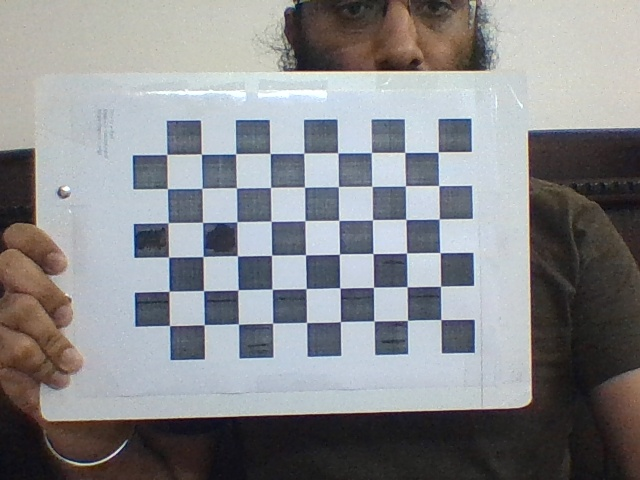
//> input picture data/calib_images/ChessBoard/Frame_1.jpg, 640 x 480 px
$ ./HistEqualization ../../data/calib_images/ChessBoard/Frame_1.jpg   (built with g++ and OpenCV 4)
//> lines starting //> are read from the running program, lines starting //| are printed output that depends on the picture
#include <opencv2/highgui.hpp>
#include <opencv2/imgproc.hpp>

#include <iostream>

using namespace cv;
using namespace std;


int main(int argc, char **argv)
{
    //! [Load image]
    Mat src = imread(argv[1], IMREAD_COLOR);
//> src is the input picture: 480 rows x 640 cols, CV_8UC3; mean B, G, R 140, 137.1, 135.8
    if (src.empty())
    {
        cout << "I Could not open or find the image!\n"
             << endl;
        cout << "Usage: " << argv[0] << " <Input image>" << endl;
        return -1;
    }
    //! [Load image]

    //! [Convert to grayscale]
    cvtColor(src, src, COLOR_BGR2GRAY);
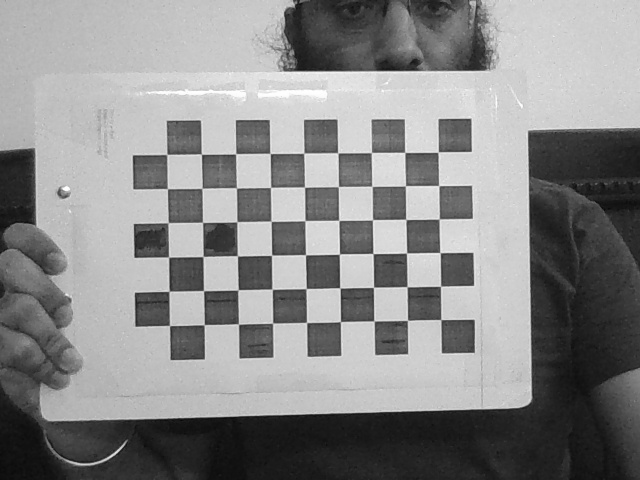
//> src: 480 rows x 640 cols, CV_8UC1; min 7, max 255, mean 137
    //! [Convert to grayscale]

    //! [Apply Histogram Equalization]
    Mat dst;
    equalizeHist(src, dst);
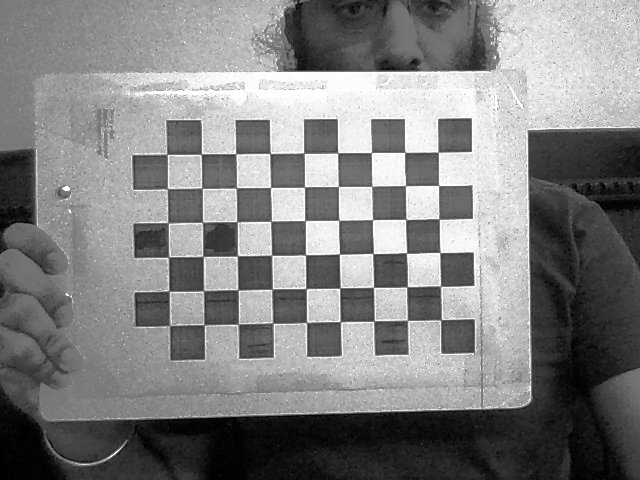
//> dst: 480 rows x 640 cols, CV_8UC1; min 0, max 255, mean 128.6
    //! [Apply Histogram Equalization]

    //! [Display results]
    imshow("Source image", src);
    imshow("Equalized Image", dst);
    //! [Display results]

    //! [Wait until user exits the program]
    waitKey();
    //! [Wait until user exits the program]

    return 0;
}

$ run again, on data/calib_images/ChessBoard/Frame_11.jpg
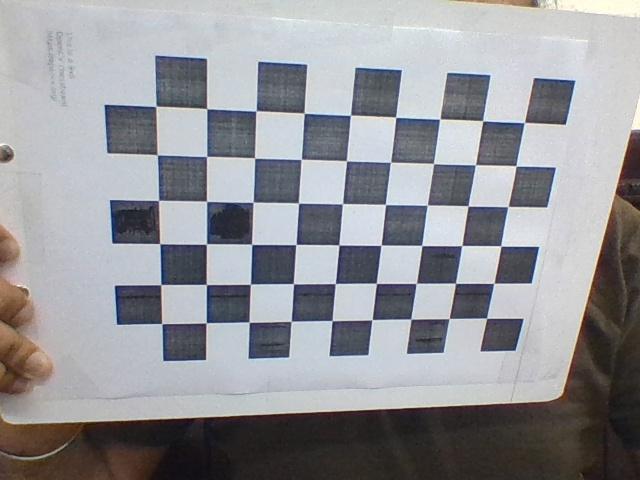
//> input picture data/calib_images/ChessBoard/Frame_11.jpg, 640 x 480 px
//> src is the input picture: 480 rows x 640 cols, CV_8UC3; mean B, G, R 152.8, 148.7, 148
//> `cvtColor(src, src, COLOR_BGR2GRAY);`:
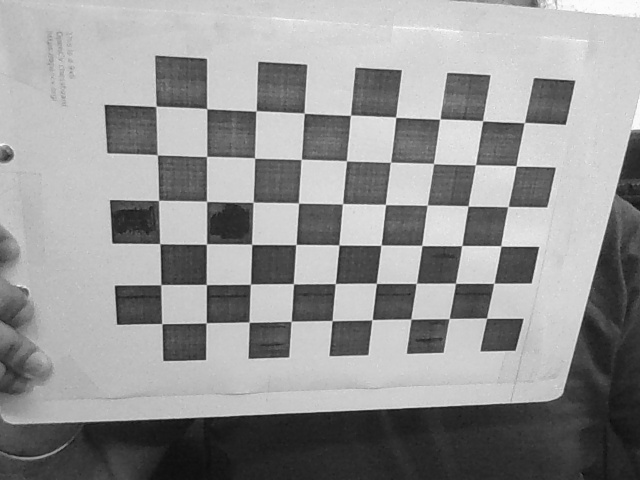
//> src: 480 rows x 640 cols, CV_8UC1; min 8, max 254, mean 149
//> `equalizeHist(src, dst);`:
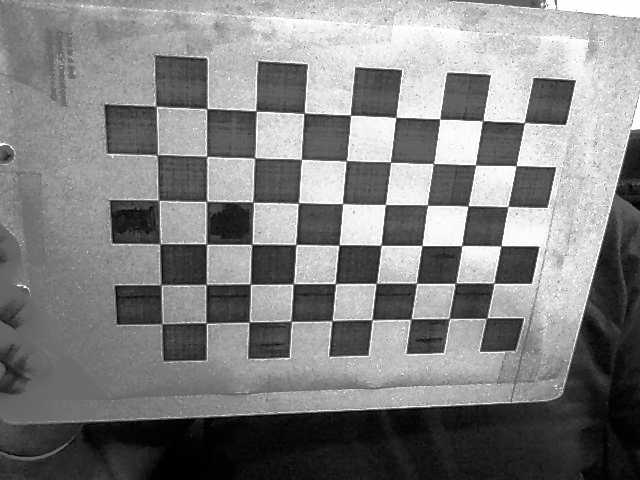
//> dst: 480 rows x 640 cols, CV_8UC1; min 0, max 255, mean 128.8

$ run again, on data/calib_images/ChessBoard/Frame_12.jpg
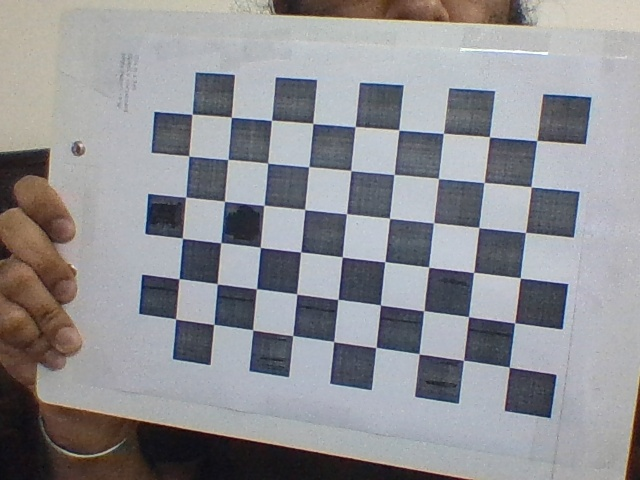
//> input picture data/calib_images/ChessBoard/Frame_12.jpg, 640 x 480 px
//> src is the input picture: 480 rows x 640 cols, CV_8UC3; mean B, G, R 147.9, 143.8, 143.6
//> `cvtColor(src, src, COLOR_BGR2GRAY);`:
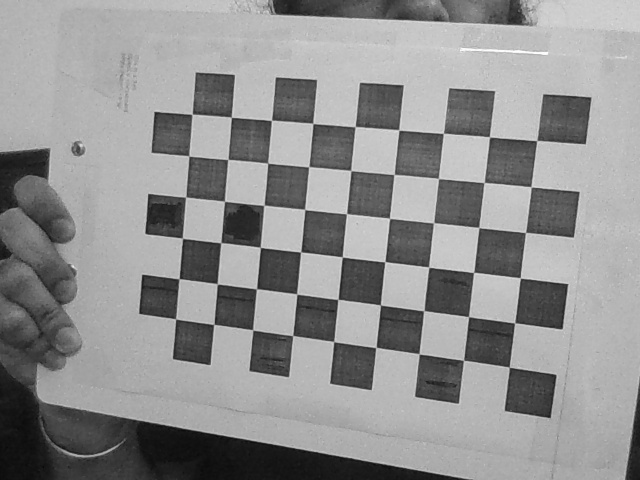
//> src: 480 rows x 640 cols, CV_8UC1; min 8, max 254, mean 144.2
//> `equalizeHist(src, dst);`:
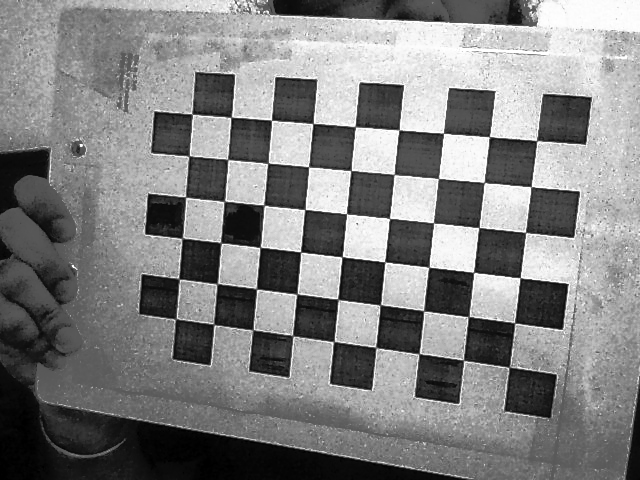
//> dst: 480 rows x 640 cols, CV_8UC1; min 0, max 255, mean 129.1

$ run again, on data/calib_images/ChessBoard/Frame_13.jpg
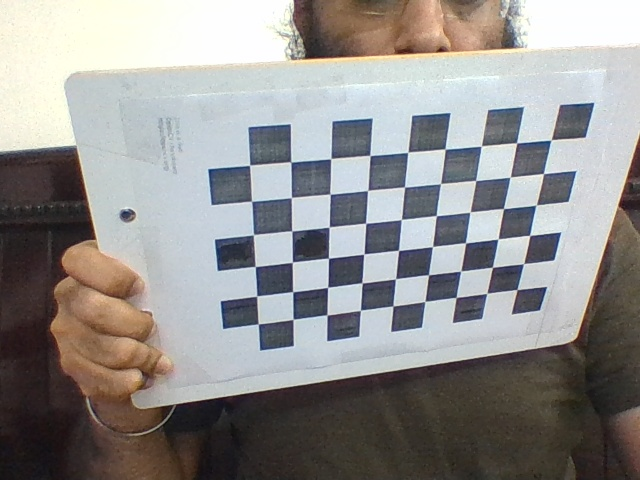
//> input picture data/calib_images/ChessBoard/Frame_13.jpg, 640 x 480 px
//> src is the input picture: 480 rows x 640 cols, CV_8UC3; mean B, G, R 142.8, 144.2, 146
//> `cvtColor(src, src, COLOR_BGR2GRAY);`:
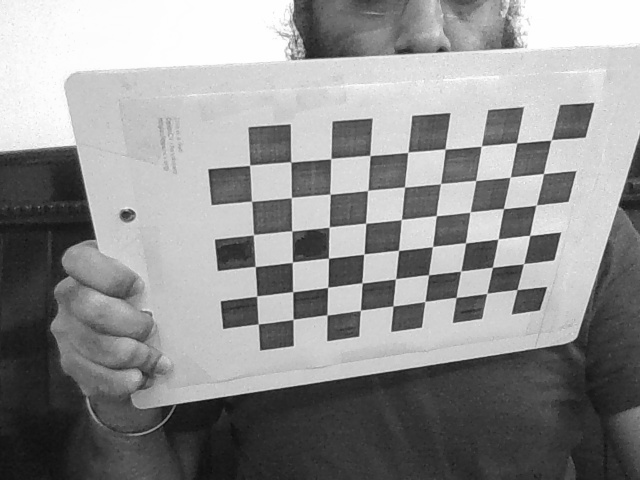
//> src: 480 rows x 640 cols, CV_8UC1; min 7, max 255, mean 144.6
//> `equalizeHist(src, dst);`:
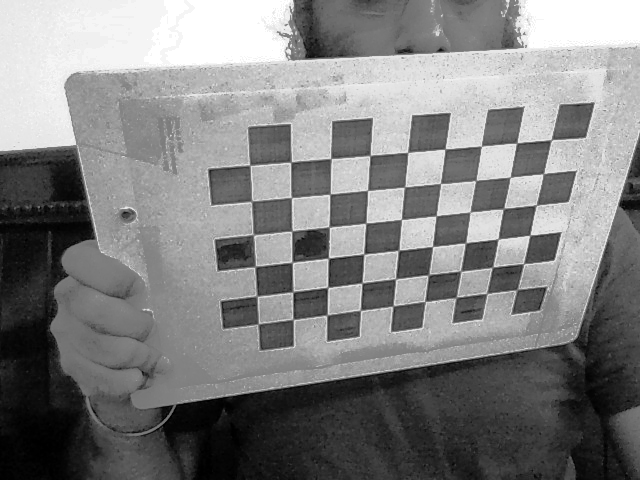
//> dst: 480 rows x 640 cols, CV_8UC1; min 0, max 255, mean 128.6
